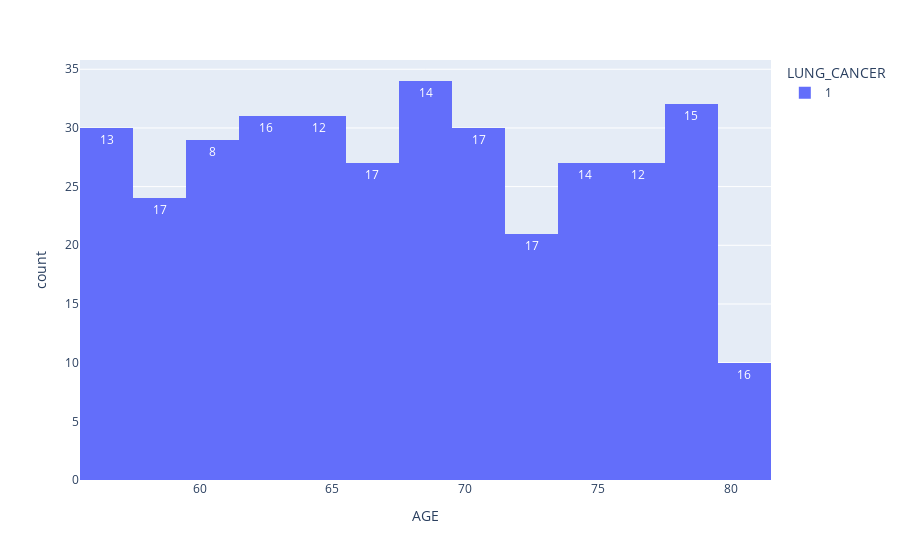

The cell this chart's notebook holds for it:
### Code cell
# Mayores de 50 años fumadores con cancer de pulmon positivo.
filtered_data = data[(data['AGE'] > 55) & (data['SMOKING'] == 1) & (data['LUNG_CANCER'] == 1)]
px.histogram(filtered_data, x='AGE', color='LUNG_CANCER', barmode='group')
fig = px.histogram(filtered_data, x='AGE', color='LUNG_CANCER', barmode='group')
fig.update_traces(text=filtered_data.groupby(['AGE', 'LUNG_CANCER']).size().values, textposition='auto')
fig.show()

### Figure 1 — Plotly figure (JSON) as saved in the notebook; plotly's stock layout.template omitted (floating-point values rounded to 4 significant figures; data arrays with more than 128 entries replaced by an {"elided": "..."} marker saying what was removed)
{"data": [{"alignmentgroup": "True", "bingroup": "x", "hovertemplate": "LUNG_CANCER=1<br>AGE=%{x}<br>count=%{y}<extra></extra>", "legendgroup": "1", "marker": {"color": "#636efa", "pattern": {"shape": ""}}, "name": "1", "offsetgroup": "1", "orientation": "v", "showlegend": true, "text": [13, 17, 8, 16, 12, 17, 14, 17, 17, 14, 12, 15, 16, 18, 14, 16, 13, 8, 12, 15, 12, 15, 15, 17, 10], "textposition": "auto", "type": "histogram", "x": {"elided": "353 int values"}, "xaxis": "x", "yaxis": "y"}], "layout": {"autosize": true, "barmode": "group", "legend": {"title": {"text": "LUNG_CANCER"}, "tracegroupgap": 0}, "margin": {"t": 60}, "xaxis": {"anchor": "y", "autorange": true, "domain": [0, 1], "range": [55.5, 81.5], "title": {"text": "AGE"}, "type": "linear"}, "yaxis": {"anchor": "x", "autorange": true, "domain": [0, 1], "range": [0, 35.79], "title": {"text": "count"}}}}
